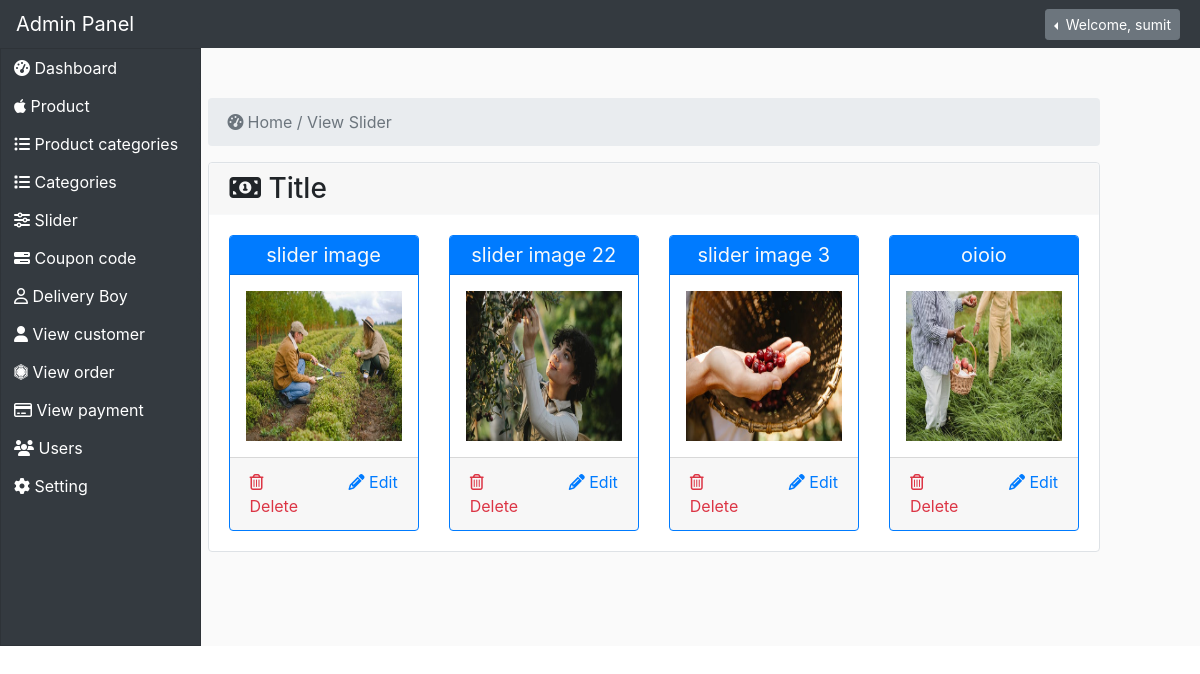
The page /admin_area/index.php?view_slider (signed in) on the database its author committed.
### tables this page shows
CREATE TABLE `carousel` (
  `carousel_id` int(11) NOT NULL,
  `carousel_img` text NOT NULL,
  `carousel_title` text NOT NULL
);

### admin_area/view_s.php (the view, shortened to what this page needs)
<?php
if(!isset($_SESSION['admin'])){
    header("Location: login.php");
}else{
    ?>
<nav>
    <ol class="breadcrumb">
        <li class="breadcrumb-item active">
            <i class="fa fa-dashboard align-middle p-1"></i> Home / View Slider
        </li>
    </ol>
</nav>
<div class="card rounded border ">
    <div class="card-header h3 py-2 border border-light">
       <i class="fa fa-money"></i> Title
    </div>
    <div class="card-body">
        <div class="row">
        <?php
        $get_slider="select * from carousel";
        $run_slider=mysqli_query($conn,$get_slider);
        $count_slider=mysqli_num_rows($run_slider);
        if($count_slider>0)
        {
            while($row_slider=mysqli_fetch_assoc($run_slider)){
                $slider_id=$row_slider['carousel_id'];
                $slider_title=$row_slider['carousel_title'];
                $slider_img=$row_slider['carousel_img'];
        ?>
            <div class="col-md-3">
                <div class="card rounded border border-primary">
                    <div class="card-header bg-primary py-1 text-center text-light" style="font-size:20px;"><?php echo $slider_title; ?></div>
                    <div class="card-img-top p-3"><img src="../img/slides_images/<?php echo $slider_img; ?>"
                            class="reponsive-img w-100" height="150" alt=""></div>
                    <div class="card-footer">
                        <div class="row">
                            <div class="col-md-6"><a href="index.php?del_c=<?php echo $slider_id; ?>" class="text-danger"><i class="fa fa-trash-o"></i> Delete</a></div>
                            <div class="col-md-6"><a href="index.php?edit_c=<?php echo $slider_id;?>" class="float-right"><i class="fa fa-pencil"></i> Edit</a></div>
                        </div>
                    </div>
                </div>
            </div>
            <?php
               }
            }
            ?>
        </div>
    </div>
</div>
<?php } ?>

### admin_area/css/style.css (style rules this page uses)
.container-fluid .row .card { border-radius:0px; }

### rows shown on the page
carousel: carousel_title "slider image", carousel_img (picture)
carousel: carousel_title "slider image 22", carousel_img (picture)
carousel: carousel_title "slider image 3", carousel_img (picture)
carousel: carousel_title "oioio", carousel_img (picture)

### other values the page prints
$_SESSION['admin'] "sumit"
